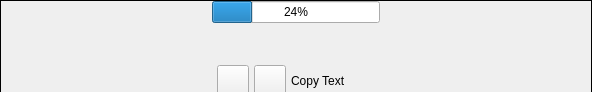
<?xml version="1.0" encoding="UTF-8"?>
<ui version="4.0">
 <class>AssetTextWidget</class>
 <widget class="QWidget" name="AssetTextWidget">
  <property name="geometry">
   <rect>
    <x>0</x>
    <y>0</y>
    <width>592</width>
    <height>92</height>
   </rect>
  </property>
  <property name="sizePolicy">
   <sizepolicy hsizetype="Expanding" vsizetype="Preferred">
    <horstretch>0</horstretch>
    <verstretch>0</verstretch>
   </sizepolicy>
  </property>
  <property name="minimumSize">
   <size>
    <width>0</width>
    <height>42</height>
   </size>
  </property>
  <property name="maximumSize">
   <size>
    <width>16777215</width>
    <height>16777215</height>
   </size>
  </property>
  <property name="windowTitle">
   <string>Form</string>
  </property>
  <property name="styleSheet">
   <string notr="true"/>
  </property>
  <layout class="QVBoxLayout" name="verticalLayout_2">
   <property name="spacing">
    <number>0</number>
   </property>
   <property name="leftMargin">
    <number>0</number>
   </property>
   <property name="topMargin">
    <number>0</number>
   </property>
   <property name="rightMargin">
    <number>0</number>
   </property>
   <property name="bottomMargin">
    <number>0</number>
   </property>
   <item>
    <widget class="QFrame" name="m_MainFrame">
     <property name="sizePolicy">
      <sizepolicy hsizetype="Expanding" vsizetype="Preferred">
       <horstretch>0</horstretch>
       <verstretch>0</verstretch>
      </sizepolicy>
     </property>
     <property name="frameShape">
      <enum>QFrame::Box</enum>
     </property>
     <property name="frameShadow">
      <enum>QFrame::Plain</enum>
     </property>
     <layout class="QHBoxLayout" name="horizontalLayout_2">
      <property name="spacing">
       <number>0</number>
      </property>
      <property name="sizeConstraint">
       <enum>QLayout::SetMinimumSize</enum>
      </property>
      <property name="leftMargin">
       <number>0</number>
      </property>
      <property name="topMargin">
       <number>0</number>
      </property>
      <property name="rightMargin">
       <number>0</number>
      </property>
      <property name="bottomMargin">
       <number>0</number>
      </property>
      <item>
       <widget class="AvatarBar" name="m_LeftAvatarBar" native="true">
        <property name="sizePolicy">
         <sizepolicy hsizetype="Fixed" vsizetype="Expanding">
          <horstretch>42</horstretch>
          <verstretch>0</verstretch>
         </sizepolicy>
        </property>
        <property name="minimumSize">
         <size>
          <width>42</width>
          <height>0</height>
         </size>
        </property>
       </widget>
      </item>
      <item>
       <spacer name="m_LeftSpacer">
        <property name="orientation">
         <enum>Qt::Horizontal</enum>
        </property>
        <property name="sizeHint" stdset="0">
         <size>
          <width>166</width>
          <height>20</height>
         </size>
        </property>
       </spacer>
      </item>
      <item>
       <layout class="QVBoxLayout" name="verticalLayout">
        <property name="spacing">
         <number>1</number>
        </property>
        <item>
         <widget class="QProgressBar" name="m_XferProgressBar">
          <property name="value">
           <number>24</number>
          </property>
         </widget>
        </item>
        <item>
         <widget class="QFrame" name="m_TextFrame">
          <property name="sizePolicy">
           <sizepolicy hsizetype="Expanding" vsizetype="Preferred">
            <horstretch>0</horstretch>
            <verstretch>0</verstretch>
           </sizepolicy>
          </property>
          <property name="frameShape">
           <enum>QFrame::NoFrame</enum>
          </property>
          <property name="frameShadow">
           <enum>QFrame::Plain</enum>
          </property>
          <layout class="QGridLayout" name="gridLayout">
           <property name="sizeConstraint">
            <enum>QLayout::SetMinimumSize</enum>
           </property>
           <property name="leftMargin">
            <number>2</number>
           </property>
           <property name="topMargin">
            <number>2</number>
           </property>
           <property name="rightMargin">
            <number>2</number>
           </property>
           <property name="bottomMargin">
            <number>2</number>
           </property>
           <property name="spacing">
            <number>2</number>
           </property>
           <item row="1" column="0">
            <widget class="VxLabel" name="m_ChatTextLabel">
             <property name="sizePolicy">
              <sizepolicy hsizetype="Expanding" vsizetype="Preferred">
               <horstretch>0</horstretch>
               <verstretch>0</verstretch>
              </sizepolicy>
             </property>
             <property name="frameShape">
              <enum>QFrame::NoFrame</enum>
             </property>
             <property name="text">
              <string/>
             </property>
             <property name="wordWrap">
              <bool>true</bool>
             </property>
            </widget>
           </item>
          </layout>
         </widget>
        </item>
        <item>
         <widget class="QFrame" name="m_TagFrame">
          <property name="sizePolicy">
           <sizepolicy hsizetype="Expanding" vsizetype="Fixed">
            <horstretch>0</horstretch>
            <verstretch>0</verstretch>
           </sizepolicy>
          </property>
          <property name="minimumSize">
           <size>
            <width>0</width>
            <height>16</height>
           </size>
          </property>
          <property name="maximumSize">
           <size>
            <width>16777215</width>
            <height>16</height>
           </size>
          </property>
          <layout class="QHBoxLayout" name="horizontalLayout_3">
           <property name="spacing">
            <number>0</number>
           </property>
           <property name="leftMargin">
            <number>0</number>
           </property>
           <property name="topMargin">
            <number>0</number>
           </property>
           <property name="rightMargin">
            <number>0</number>
           </property>
           <property name="bottomMargin">
            <number>0</number>
           </property>
           <item>
            <widget class="VxTagLabel" name="m_TagTextLabel">
             <property name="sizePolicy">
              <sizepolicy hsizetype="Expanding" vsizetype="Fixed">
               <horstretch>0</horstretch>
               <verstretch>0</verstretch>
              </sizepolicy>
             </property>
             <property name="minimumSize">
              <size>
               <width>0</width>
               <height>14</height>
              </size>
             </property>
             <property name="maximumSize">
              <size>
               <width>16777215</width>
               <height>16777215</height>
              </size>
             </property>
             <property name="text">
              <string/>
             </property>
            </widget>
           </item>
          </layout>
         </widget>
        </item>
        <item>
         <widget class="QFrame" name="m_ButtonFrame">
          <property name="sizePolicy">
           <sizepolicy hsizetype="Preferred" vsizetype="Fixed">
            <horstretch>0</horstretch>
            <verstretch>0</verstretch>
           </sizepolicy>
          </property>
          <property name="minimumSize">
           <size>
            <width>0</width>
            <height>42</height>
           </size>
          </property>
          <property name="maximumSize">
           <size>
            <width>16777215</width>
            <height>42</height>
           </size>
          </property>
          <property name="frameShape">
           <enum>QFrame::NoFrame</enum>
          </property>
          <property name="frameShadow">
           <enum>QFrame::Raised</enum>
          </property>
          <layout class="QHBoxLayout" name="horizontalLayout">
           <property name="spacing">
            <number>5</number>
           </property>
           <property name="leftMargin">
            <number>5</number>
           </property>
           <property name="topMargin">
            <number>5</number>
           </property>
           <property name="rightMargin">
            <number>5</number>
           </property>
           <property name="bottomMargin">
            <number>5</number>
           </property>
           <item>
            <widget class="VxPushButton" name="m_SendButton">
             <property name="sizePolicy">
              <sizepolicy hsizetype="Fixed" vsizetype="Fixed">
               <horstretch>0</horstretch>
               <verstretch>0</verstretch>
              </sizepolicy>
             </property>
             <property name="minimumSize">
              <size>
               <width>32</width>
               <height>32</height>
              </size>
             </property>
             <property name="maximumSize">
              <size>
               <width>32</width>
               <height>32</height>
              </size>
             </property>
             <property name="text">
              <string/>
             </property>
             <property name="iconSize">
              <size>
               <width>32</width>
               <height>32</height>
              </size>
             </property>
            </widget>
           </item>
           <item>
            <widget class="VxPushButton" name="m_CopyTextButton">
             <property name="sizePolicy">
              <sizepolicy hsizetype="Fixed" vsizetype="Fixed">
               <horstretch>0</horstretch>
               <verstretch>0</verstretch>
              </sizepolicy>
             </property>
             <property name="minimumSize">
              <size>
               <width>32</width>
               <height>32</height>
              </size>
             </property>
             <property name="maximumSize">
              <size>
               <width>32</width>
               <height>32</height>
              </size>
             </property>
             <property name="text">
              <string/>
             </property>
             <property name="iconSize">
              <size>
               <width>32</width>
               <height>32</height>
              </size>
             </property>
            </widget>
           </item>
           <item>
            <widget class="QLabel" name="m_CopyTexLabel">
             <property name="text">
              <string>Copy Text</string>
             </property>
            </widget>
           </item>
          </layout>
         </widget>
        </item>
       </layout>
      </item>
      <item>
       <spacer name="m_RightSpacer">
        <property name="orientation">
         <enum>Qt::Horizontal</enum>
        </property>
        <property name="sizeHint" stdset="0">
         <size>
          <width>166</width>
          <height>20</height>
         </size>
        </property>
       </spacer>
      </item>
      <item>
       <widget class="AvatarBar" name="m_RightAvatarBar" native="true">
        <property name="sizePolicy">
         <sizepolicy hsizetype="Fixed" vsizetype="Preferred">
          <horstretch>0</horstretch>
          <verstretch>0</verstretch>
         </sizepolicy>
        </property>
        <property name="minimumSize">
         <size>
          <width>42</width>
          <height>0</height>
         </size>
        </property>
        <property name="maximumSize">
         <size>
          <width>42</width>
          <height>16777215</height>
         </size>
        </property>
       </widget>
      </item>
     </layout>
    </widget>
   </item>
  </layout>
 </widget>
 <customwidgets>
  <customwidget>
   <class>VxPushButton</class>
   <extends>QPushButton</extends>
   <header>VxPushButton.h</header>
  </customwidget>
  <customwidget>
   <class>VxLabel</class>
   <extends>QLabel</extends>
   <header>VxLabel.h</header>
  </customwidget>
  <customwidget>
   <class>AvatarBar</class>
   <extends>QWidget</extends>
   <header>AvatarBar.h</header>
   <container>1</container>
  </customwidget>
  <customwidget>
   <class>VxTagLabel</class>
   <extends>QLabel</extends>
   <header>VxTagLabel.h</header>
  </customwidget>
 </customwidgets>
 <resources/>
 <connections/>
</ui>
